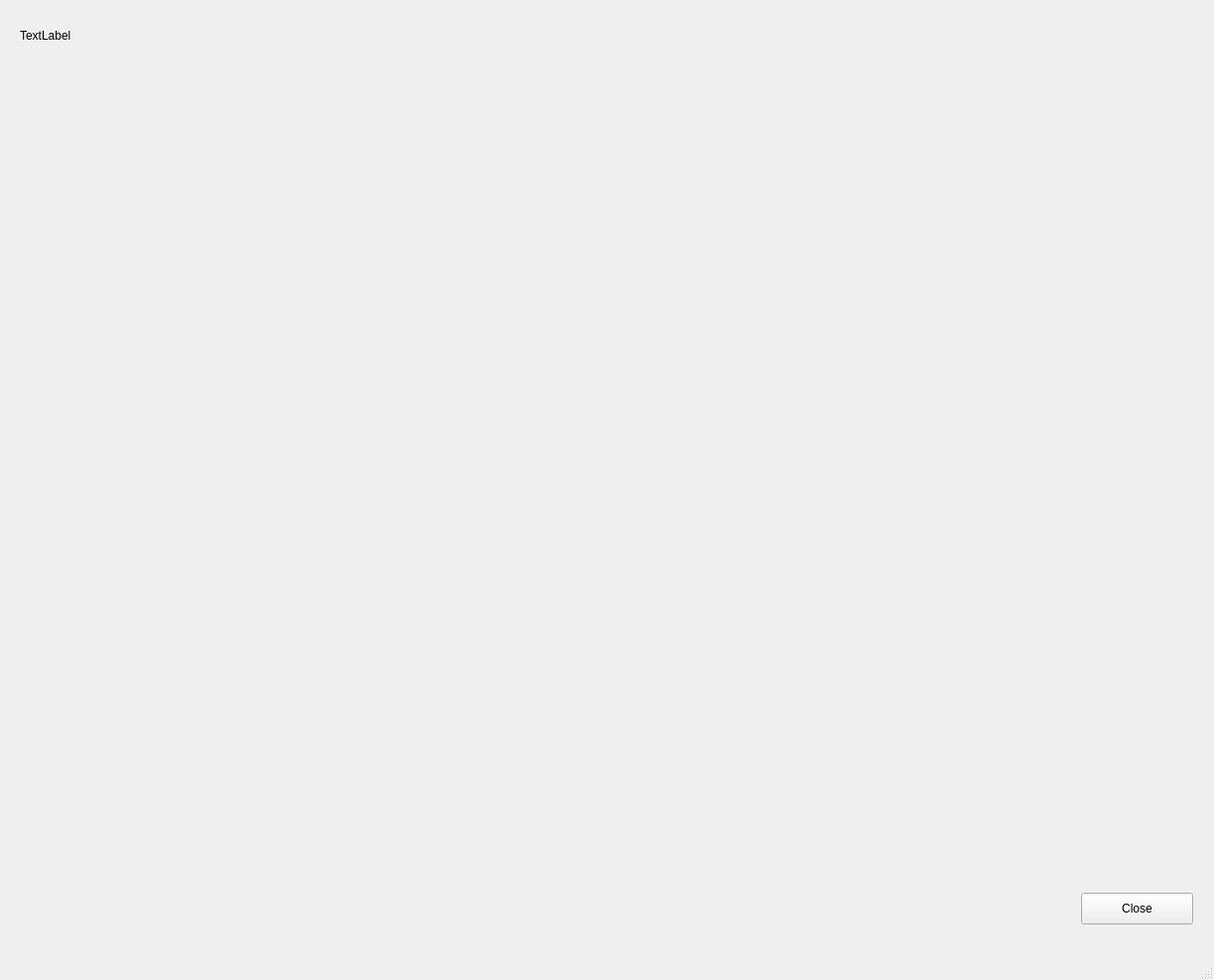
<?xml version="1.0" encoding="UTF-8"?>
<ui version="4.0">
 <class>SB_Output</class>
 <widget class="QMainWindow" name="SB_Output">
  <property name="geometry">
   <rect>
    <x>0</x>
    <y>0</y>
    <width>1224</width>
    <height>988</height>
   </rect>
  </property>
  <property name="windowTitle">
   <string>Plot</string>
  </property>
  <widget class="QWidget" name="centralwidget">
   <widget class="QPushButton" name="b_close">
    <property name="geometry">
     <rect>
      <x>1090</x>
      <y>900</y>
      <width>113</width>
      <height>32</height>
     </rect>
    </property>
    <property name="text">
     <string>Close</string>
    </property>
    <property name="shortcut">
     <string>Esc</string>
    </property>
   </widget>
   <widget class="QWidget" name="gridLayoutWidget_4">
    <property name="geometry">
     <rect>
      <x>110</x>
      <y>1210</y>
      <width>681</width>
      <height>151</height>
     </rect>
    </property>
    <layout class="QGridLayout" name="gridLayout_4"/>
   </widget>
   <widget class="QWidget" name="verticalLayoutWidget">
    <property name="geometry">
     <rect>
      <x>20</x>
      <y>70</y>
      <width>1181</width>
      <height>811</height>
     </rect>
    </property>
    <layout class="QVBoxLayout" name="verticalLayout">
     <item>
      <layout class="QGridLayout" name="gridLayout"/>
     </item>
    </layout>
   </widget>
   <widget class="QWidget" name="verticalLayoutWidget_2">
    <property name="geometry">
     <rect>
      <x>20</x>
      <y>0</y>
      <width>1181</width>
      <height>71</height>
     </rect>
    </property>
    <layout class="QVBoxLayout" name="verticalLayout_2">
     <item>
      <widget class="QLabel" name="label">
       <property name="text">
        <string>TextLabel</string>
       </property>
      </widget>
     </item>
    </layout>
   </widget>
  </widget>
  <widget class="QMenuBar" name="menubar">
   <property name="geometry">
    <rect>
     <x>0</x>
     <y>0</y>
     <width>1224</width>
     <height>24</height>
    </rect>
   </property>
  </widget>
  <widget class="QStatusBar" name="statusbar"/>
 </widget>
 <resources/>
 <connections/>
</ui>
